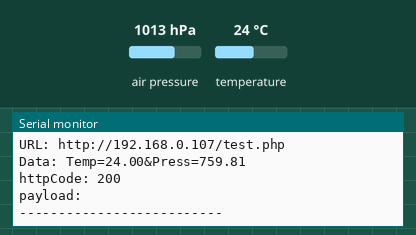
Recording of a program running on a simulated ESP32. Parts: the last lines printed to the serial monitor. The test bench sets the inputs (shaded band); at power-on: air pressure 1013 hPa, temperature 24 °C. WiFi joins after 1.5 s; servers stay silent unless stated; uploads are accepted with an empty reply.

Above: at 2.7 s.
2.8 s: air pressure set to 952 hPa
At 6.89 s:
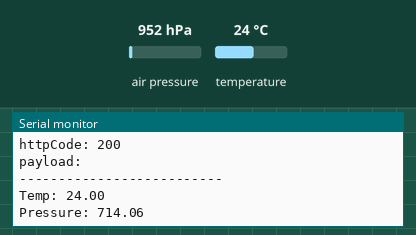
8.6 s: temperature set to 12 °C
At 12.11 s:
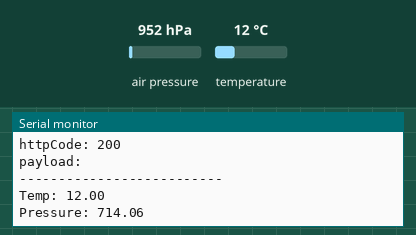
14.4 s: air pressure set to 975 hPa
At 17.33 s:
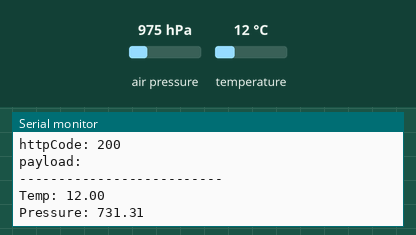
Timing chart, 0 to 18.8 s (numbered marks = the images above; inputs shaded):
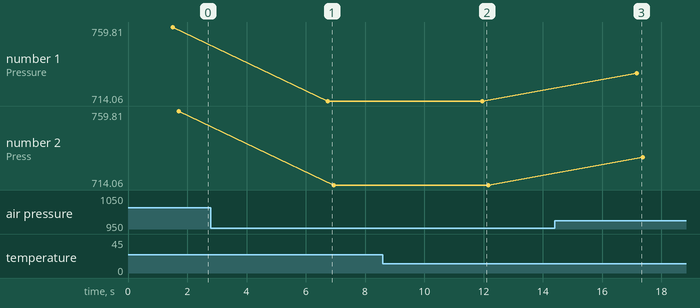

The program:

main.cpp
```cpp
#include <Arduino.h>
#include <SFE_BMP180.h>
#include <WiFi.h>
#include <HTTPClient.h>
#define DELAY 5000

String URL = "http://192.168.0.107/test.php"; // use your local IP address

// paste yout WiFi params
char ssid[] = "";
char password[] = "";

WiFiServer server(80);
WiFiClient client;

SFE_BMP180 bmp180;
HTTPClient http;

void setup()
{
  Serial.begin(115200);
  Serial.println("Initialization started");
  bmp180.begin();
  http.begin(URL);

  Serial.println("Connceting to WiFi");
  WiFi.begin(ssid, password);
  while(WiFi.status() != WL_CONNECTED)
  {
    Serial.println("...");
    delay(100);
  }

  Serial.print("\nConnected\nIP = ");
  Serial.println(WiFi.localIP());

  // Serial.println("Made by Frundin and Ershov");
}

void loop()
{
  double T, P;
  char status = 0;
  status = bmp180.startTemperature();
  if(status)
  {
    delay(status);
    status = bmp180.getTemperature(T);
    if(status)
    {
      Serial.print("Temp: ");
      Serial.println(T);

      status = bmp180.startPressure(1);
      if(status)
      {
        delay(status);

        status = bmp180.getPressure(P,T);
        if(status)
        {
          P = (P*760.0*100) / 101325.0;
          Serial.print("Pressure: ");
          Serial.println(P);
        }

      }
    }
  }
  // double T = 29.11;  // for test without BMP180
  // double P = 111.2;

  String postData = "Temp=" + String(T) + "&Press=" + String(P);
  int httpCode = http.POST(postData);
  String payload = http.getString();
  http.addHeader("Content-Type", "application/x-www-form-urlencoded");

  //Debug info
  Serial.println("URL: " + String(URL));
  Serial.println("Data: " + postData);
  Serial.println("httpCode: " + String(httpCode));
  Serial.println("payload: " + payload);
  Serial.println("--------------------------");
  delay(DELAY);
}
```

Measured:
- after the input at 2.8 s, the serial monitor: prints a new line after 3.9 s (image 1)
- after the input at 8.6 s, the serial monitor: prints a new line after 3.3 s (image 2)
- after the input at 14.4 s, the serial monitor: prints a new line after 2.8 s (image 3)
- plotted number 1: 759.81 → 714.06 after the input at 2.8 s, 714.06 → 731.31 after the input at 14.4 s
- plotted number 2: 759.81 → 714.06 after the input at 2.8 s, 714.06 → 731.31 after the input at 14.4 s
